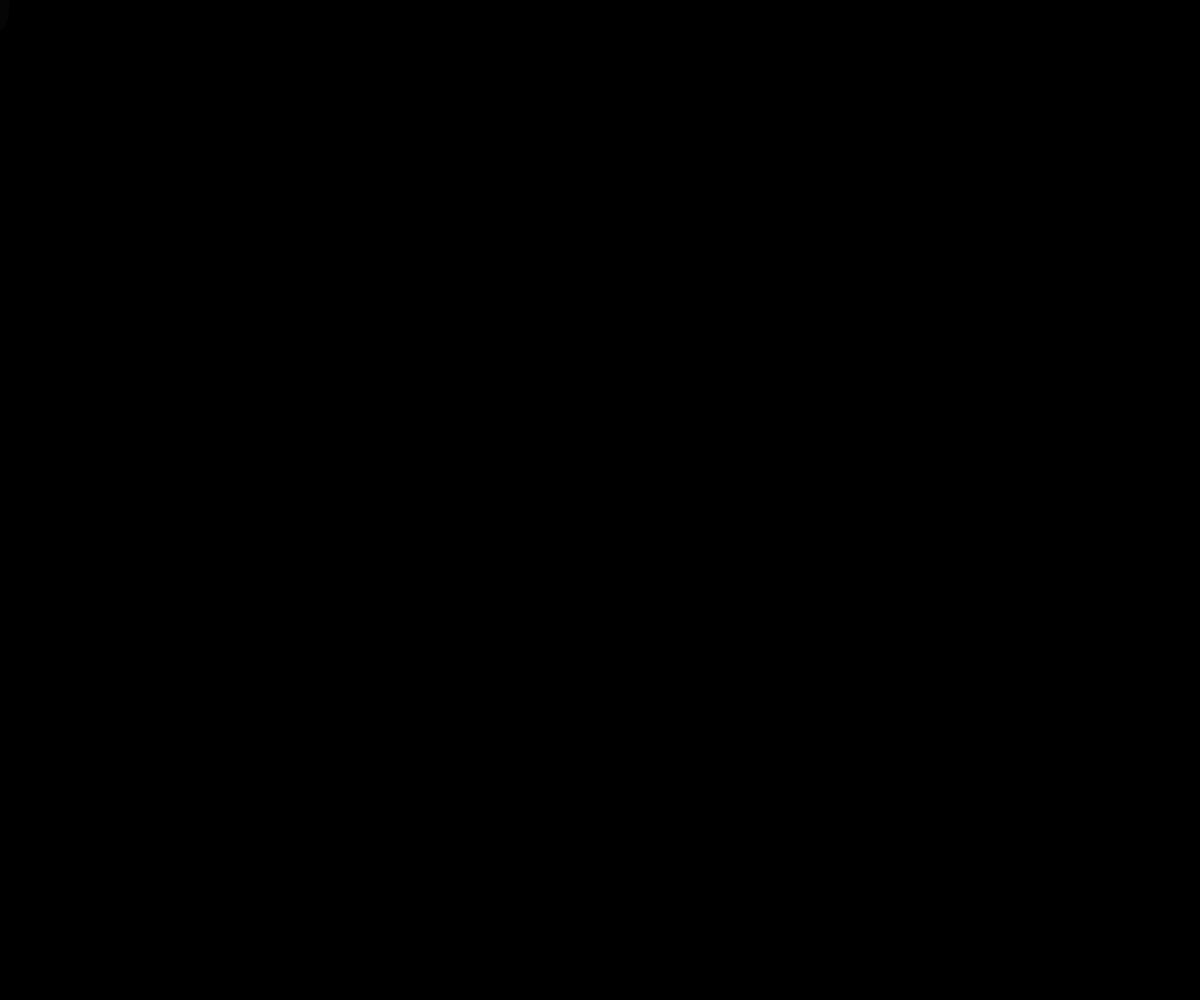
Frame 1 (no input)
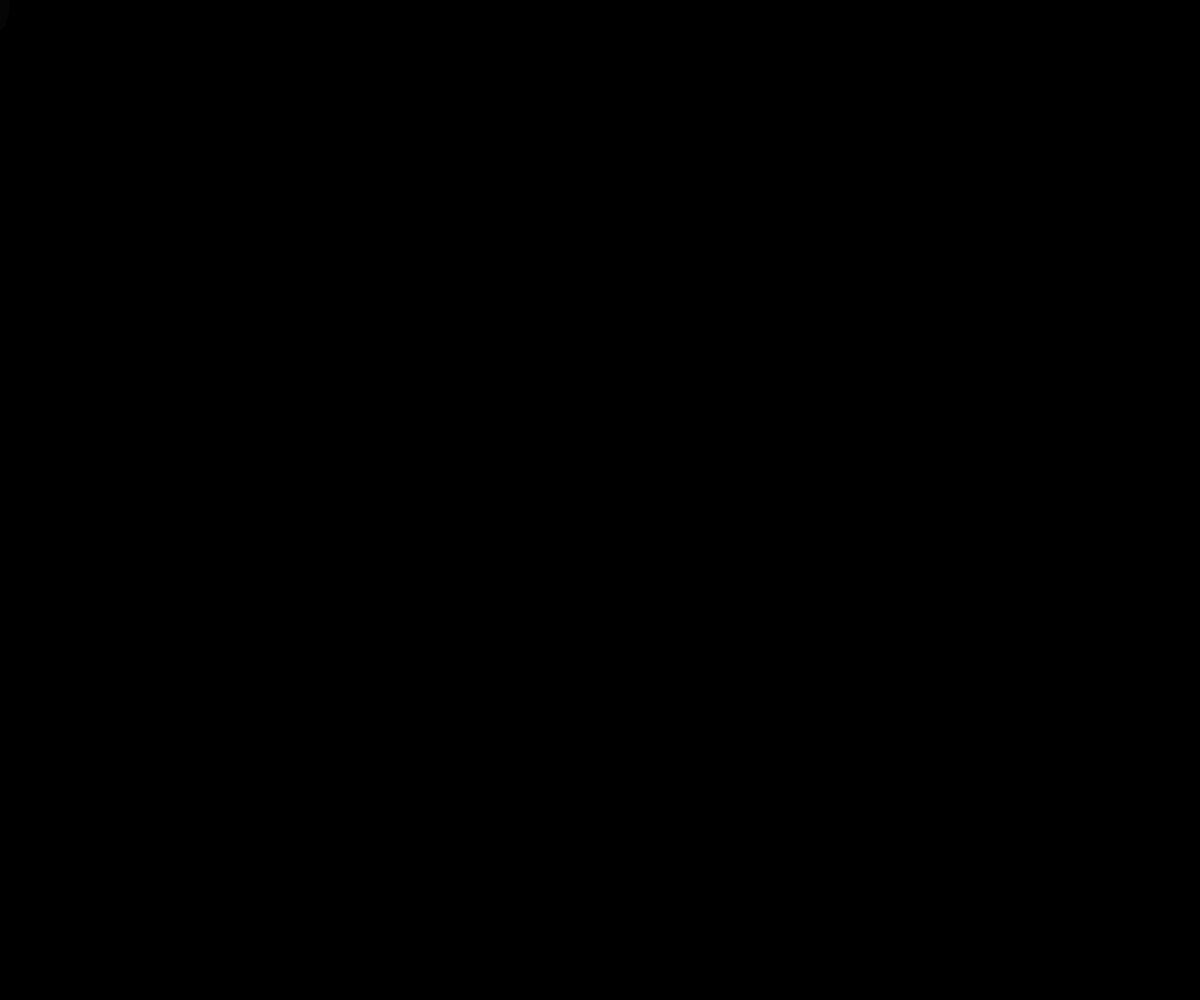
Frame 60 (no input)
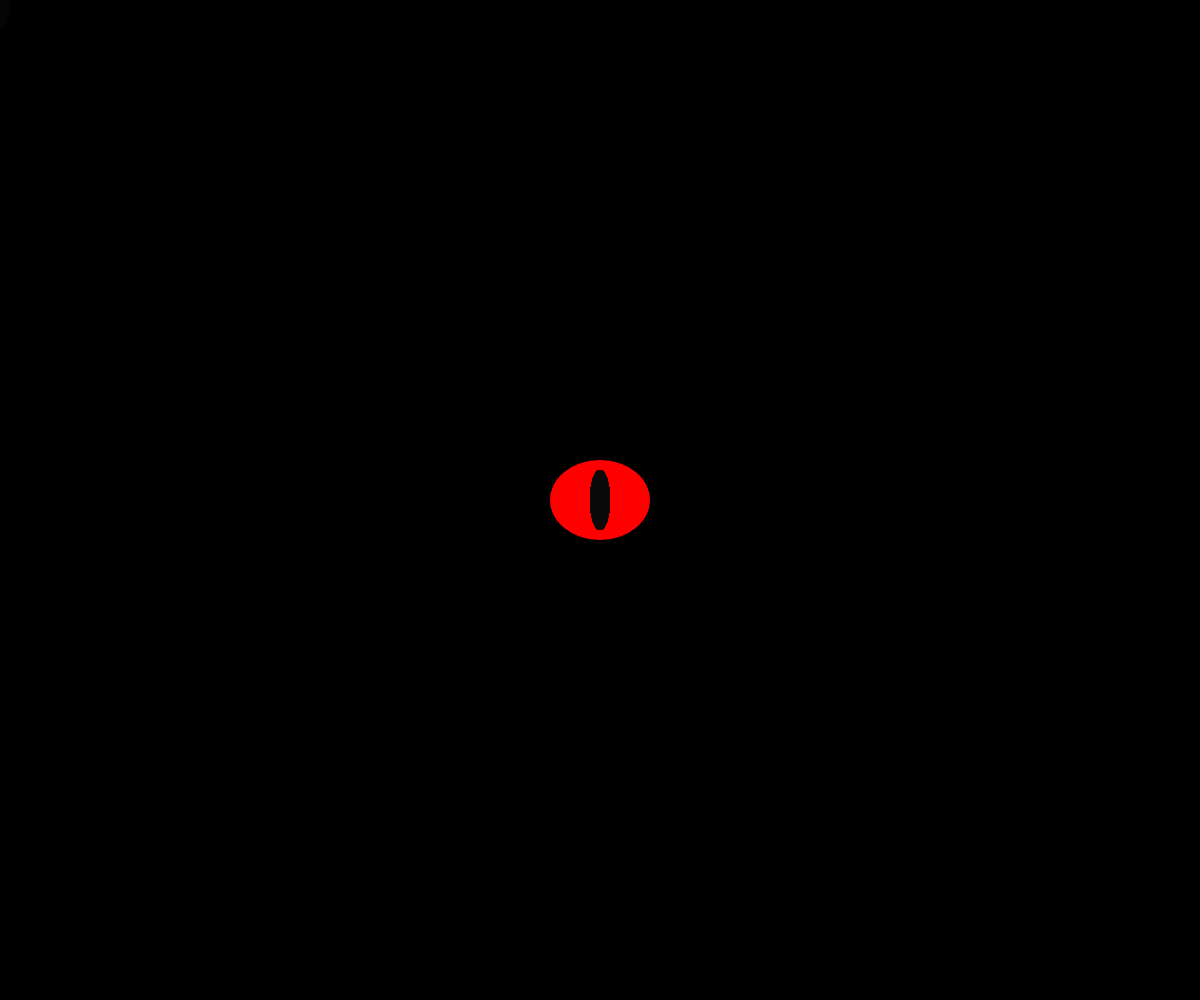
Frame 120 (the mouse pressed at the canvas centre since frame 60)

The p5.js sketch that drew these frames (run headless with seeded random() and noise() and a simulated clock; from frame 60 on, the mouse is pressed at the canvas centre):

// p5.js sketch
// ── sketch.js
let value=0
function setup() {
  createCanvas(windowWidth, windowHeight);
  background(0);
}

function draw() {
  fill(value);
  noStroke();
  ellipse(mouseX, mouseY, 20, 60);
}

function mouseMoved() {
  value = value + 5;
  if (value > 255) {
    value = 0;
  }
}

function keyTyped() {
  if (key === 'a') {
    fill(0,0,255);
    rect(mouseX, mouseY, 100,100);
  }
}

function mousePressed() {
  fill(255, 0, 0);
  noStroke();
  ellipse(mouseX, mouseY, 100, 80);
}

function mouseDragged(){
fill(0,255,0,180);
textSize(24);
textFont('Arial');
text('+', mouseX, mouseY+40);

}

function keyPressed() {
  if (keyCode === BACKSPACE) {
    fill(0);
    rect(0,0,windowWidth, windowHeight);
  } 
}
